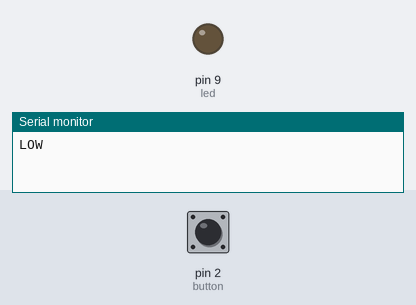
The sketch below on a simulated Arduino Uno, built with avr-gcc and run on an emulated ATmega328P. On the bench: output pins drawn as LEDs (lit = HIGH), the last lines printed to the serial monitor. The test bench sets the inputs (shaded band); at power-on: pin 2 (button) HIGH. EEPROM starts erased.

Above: at 1.2 s.
1.3 s: pin 2 (button) pulled LOW for 0.15 s
At 3.2 s:
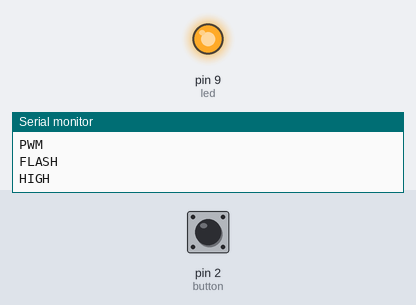
3.5 s: pin 2 (button) pulled LOW for 1 s
At 5.7 s:
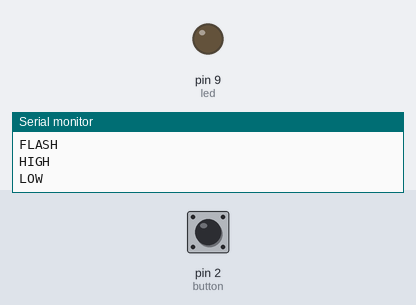
6.0 s: pin 2 (button) pulled LOW for 3.2 s
At 11.1 s:
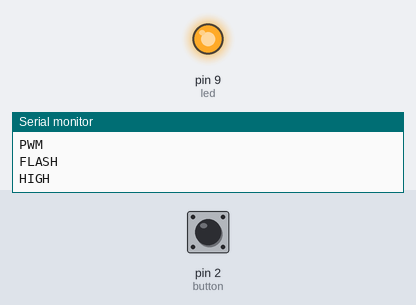
Timing chart, 0 to 12.6 s (numbered marks = the images above; inputs shaded):
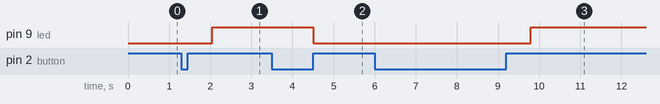

Measured:
- after the input at 1.3 s, pin 9 (led): LOW → HIGH after 0.75 s
- after the input at 3.5 s, pin 9 (led): HIGH → LOW after 1.0 s
- after the input at 6.0 s, pin 9 (led): LOW → HIGH after 3.8 s

The sketch:

eeprom_test.ino
```cpp
#include <EEPROM.h>

#define addr 0
#define led 9
#define button 2

enum opMode {
  ON,
  OFF,
  PWM,
  FLASH
};

struct opManager {
  private:
    opMode m_opMode;

  public:
    /*opManager(opMode mode) {
      m_opMode = mode;
      }*/
    opMode next() {
      if ( m_opMode == FLASH )
        m_opMode = ON;
      else {
        int temp_opMode = m_opMode;
        temp_opMode++;
        m_opMode = (opMode) temp_opMode;
      }

      return m_opMode;
    }

    opMode currentMode() {
      return m_opMode;
    }

} opManagerSt;

void On() {
  Serial.println("HIGH");
  digitalWrite(led, HIGH);
  EEPROM.write(addr, 0);
}

void Off() {
  Serial.println("LOW");
  digitalWrite(led, LOW);
  EEPROM.write(addr, 1);
}

bool is_button_not_high() {

  if ( !(digitalRead(button) == HIGH) ) {
    return true;
  } else {
    return false;
  }
}

int Pwm() {
  Serial.println("PWM");
  int brightness = 0;    // how bright the LED is
  int fade_amount = 5;    // how many points to fade the LED by
  EEPROM.write(addr, 2);
  delay(300);
  while (1) {

    if ( is_button_not_high() )
      analogWrite(led, brightness);
    else {
      break;
    }

    if ( is_button_not_high() )
      brightness = brightness + fade_amount;
    else {
      break;
    }

    if ( is_button_not_high() ) {
      if (brightness <= 0 || brightness >= 255) {
        fade_amount = -fade_amount;
      }
    }
    else {
      break;
    }
    delay(30);

  }

  return 1;
}

int Flash() {
  delay(300);
  Serial.println("FLASH");
  EEPROM.write(addr, 3);
  while (1) {

    if ( is_button_not_high() ) {
      digitalWrite(led, HIGH);
    }
    else {
      break;
    }
    delay(100);

    if ( is_button_not_high() ) {
      digitalWrite(led, LOW);
    }
    else {
      break;
    }
    delay(100);
  }

  return 1;
}

void Select_menu_item(int next_item) {

  switch (next_item) {
    case 0:
      On();
      break;
    case 1:
      Off();
      break;
    case 2:
      if (Pwm() == 1) {
        int next = opManagerSt.next();
        Select_menu_item(next);
      }
      break;
    case 3:
      if ( Flash() == 1 ) {
        int next = opManagerSt.next();
        Select_menu_item(next);
      }
      break;
  }

}

void setup() {

  Serial.begin(115200);
  pinMode(led, OUTPUT);
  pinMode(button, INPUT_PULLUP);
  //pinMode(button, INPUT);

  int eeprom_read_value = EEPROM.read(addr);
  Select_menu_item( eeprom_read_value );

}

void loop() {

  while (1) {
    if (digitalRead(button) == HIGH) {

      int next_item = opManagerSt.next();

      Select_menu_item(next_item);
      break;
    }
  }


  while (1) {
    if ( digitalRead(button) == LOW ) {
      break;
    }
  }

}
```
